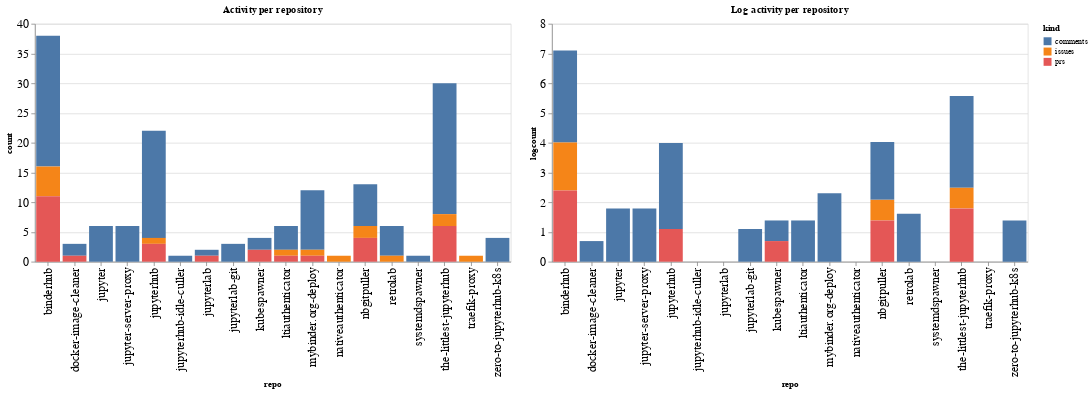

Notebook code for this chart:
### Code cell
ch1 = alt.Chart(repo_summaries, width=600, title="Activity per repository").mark_bar().encode(
    x='repo',
    y='count',
    color='kind',
    tooltip="kind"
)

ch2 = alt.Chart(repo_summaries, width=600, title="Log activity per repository").mark_bar().encode(
    x='repo',
    y='logcount',
    color='kind',
    tooltip="kind"
)

ch1 | ch2

### Figure 1 — Vega-Lite specification as saved in the notebook (floating-point values rounded to 4 significant figures)
{"config": {"axisLeft": {"labelFontSize": 15}, "axisBottom": {"labelFontSize": 15}}, "hconcat": [{"mark": "bar", "encoding": {"color": {"type": "nominal", "field": "kind"}, "tooltip": {"type": "nominal", "field": "kind"}, "x": {"type": "nominal", "field": "repo"}, "y": {"type": "quantitative", "field": "count"}}, "title": "Activity per repository", "width": 600}, {"mark": "bar", "encoding": {"color": {"type": "nominal", "field": "kind"}, "tooltip": {"type": "nominal", "field": "kind"}, "x": {"type": "nominal", "field": "repo"}, "y": {"type": "quantitative", "field": "logcount"}}, "title": "Log activity per repository", "width": 600}], "data": {"name": "data-8b2524c9c2316eac8cc244890d9e5216"}, "$schema": "https://vega.github.io/schema/vega-lite/v4.8.1.json", "datasets": {"data-8b2524c9c2316eac8cc244890d9e5216": [{"repo": "binderhub", "kind": "comments", "count": 22, "logcount": 3.091}, {"repo": "binderhub", "kind": "issues", "count": 5, "logcount": 1.609}, {"repo": "binderhub", "kind": "prs", "count": 11, "logcount": 2.398}, {"repo": "docker-image-cleaner", "kind": "comments", "count": 2, "logcount": 0.6931}, {"repo": "docker-image-cleaner", "kind": "prs", "count": 1, "logcount": 0.0}, {"repo": "jupyter", "kind": "comments", "count": 6, "logcount": 1.792}, {"repo": "jupyter-server-proxy", "kind": "comments", "count": 6, "logcount": 1.792}, {"repo": "jupyterhub", "kind": "comments", "count": 18, "logcount": 2.89}, {"repo": "jupyterhub", "kind": "issues", "count": 1, "logcount": 0.0}, {"repo": "jupyterhub", "kind": "prs", "count": 3, "logcount": 1.099}, {"repo": "jupyterhub-idle-culler", "kind": "comments", "count": 1, "logcount": 0.0}, {"repo": "jupyterlab", "kind": "comments", "count": 1, "logcount": 0.0}, {"repo": "jupyterlab", "kind": "prs", "count": 1, "logcount": 0.0}, {"repo": "jupyterlab-git", "kind": "comments", "count": 3, "logcount": 1.099}, {"repo": "kubespawner", "kind": "comments", "count": 2, "logcount": 0.6931}, {"repo": "kubespawner", "kind": "prs", "count": 2, "logcount": 0.6931}, {"repo": "ltiauthenticator", "kind": "comments", "count": 4, "logcount": 1.386}, {"repo": "ltiauthenticator", "kind": "issues", "count": 1, "logcount": 0.0}, {"repo": "ltiauthenticator", "kind": "prs", "count": 1, "logcount": 0.0}, {"repo": "mybinder.org-deploy", "kind": "comments", "count": 10, "logcount": 2.303}, {"repo": "mybinder.org-deploy", "kind": "issues", "count": 1, "logcount": 0.0}, {"repo": "mybinder.org-deploy", "kind": "prs", "count": 1, "logcount": 0.0}, {"repo": "nativeauthenticator", "kind": "issues", "count": 1, "logcount": 0.0}, {"repo": "nbgitpuller", "kind": "comments", "count": 7, "logcount": 1.946}, {"repo": "nbgitpuller", "kind": "issues", "count": 2, "logcount": 0.6931}, {"repo": "nbgitpuller", "kind": "prs", "count": 4, "logcount": 1.386}, {"repo": "retrolab", "kind": "comments", "count": 5, "logcount": 1.609}, {"repo": "retrolab", "kind": "issues", "count": 1, "logcount": 0.0}, {"repo": "systemdspawner", "kind": "comments", "count": 1, "logcount": 0.0}, {"repo": "the-littlest-jupyterhub", "kind": "comments", "count": 22, "logcount": 3.091}, {"repo": "the-littlest-jupyterhub", "kind": "issues", "count": 2, "logcount": 0.6931}, {"repo": "the-littlest-jupyterhub", "kind": "prs", "count": 6, "logcount": 1.792}, {"repo": "traefik-proxy", "kind": "issues", "count": 1, "logcount": 0.0}, {"repo": "zero-to-jupyterhub-k8s", "kind": "comments", "count": 4, "logcount": 1.386}]}}
